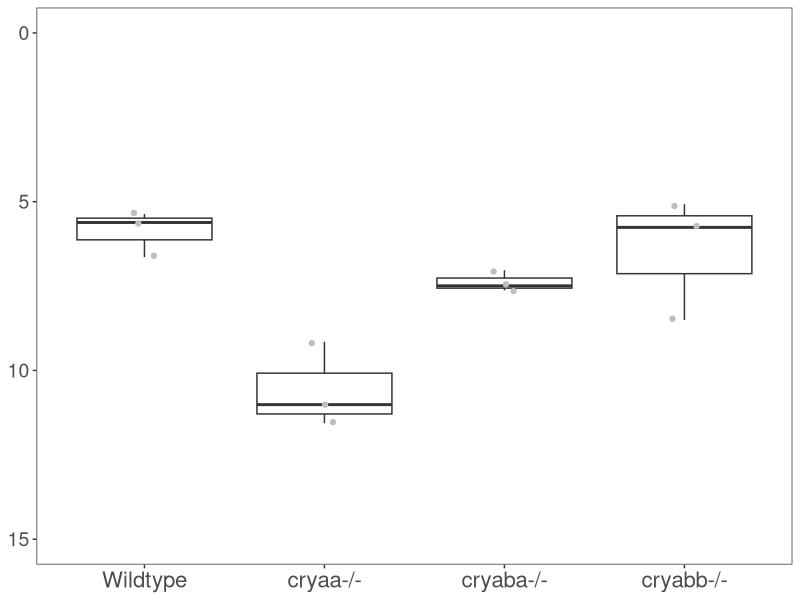
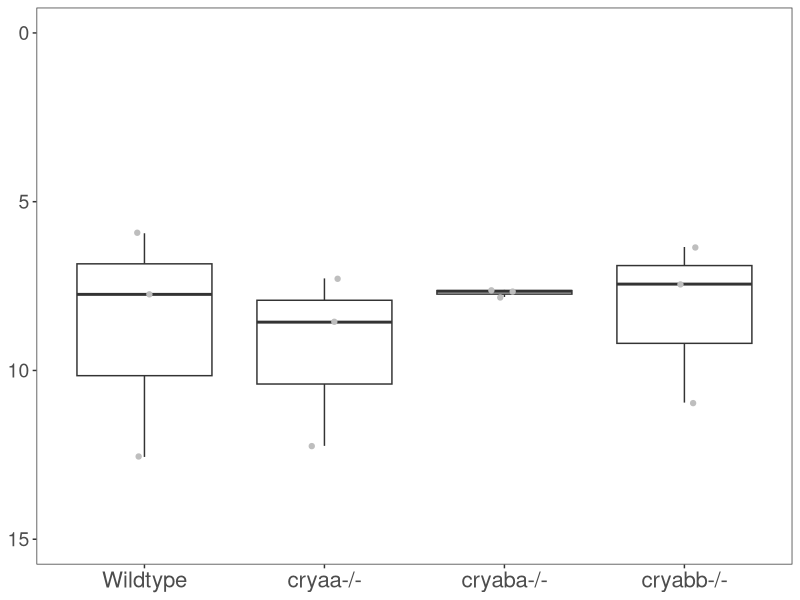
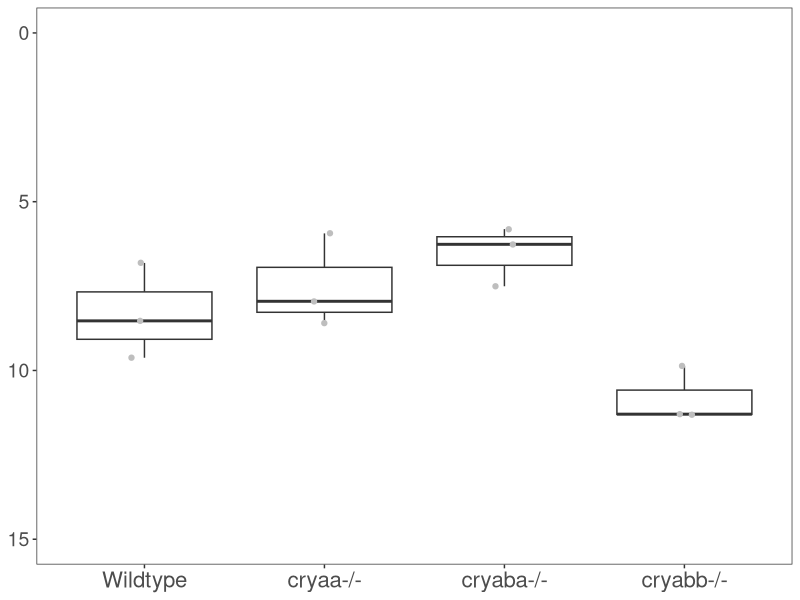
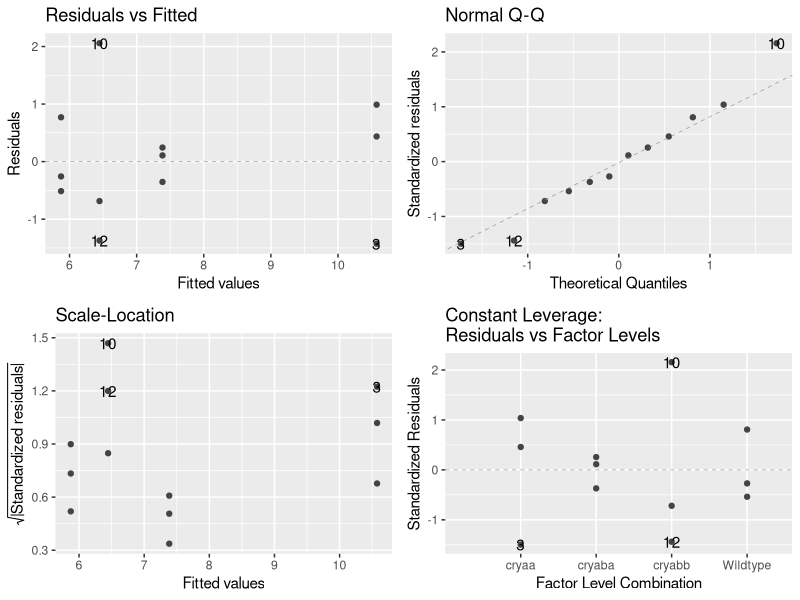
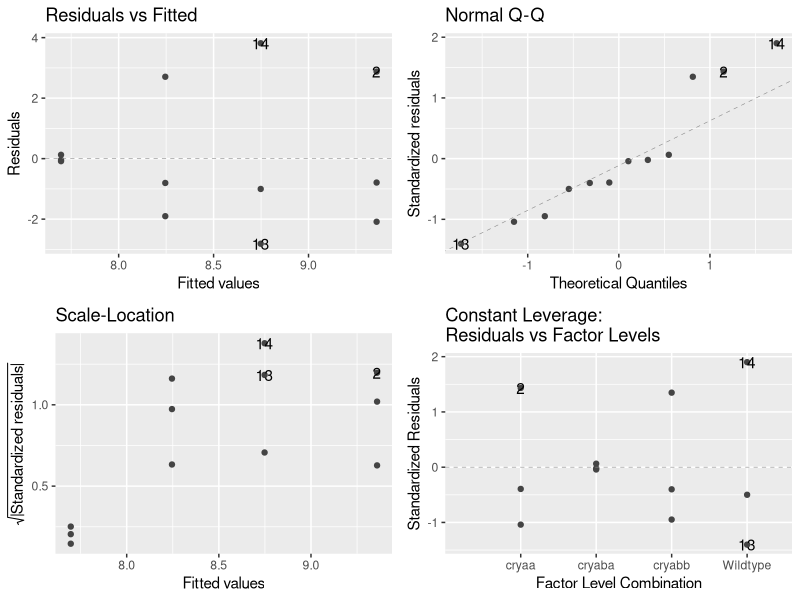
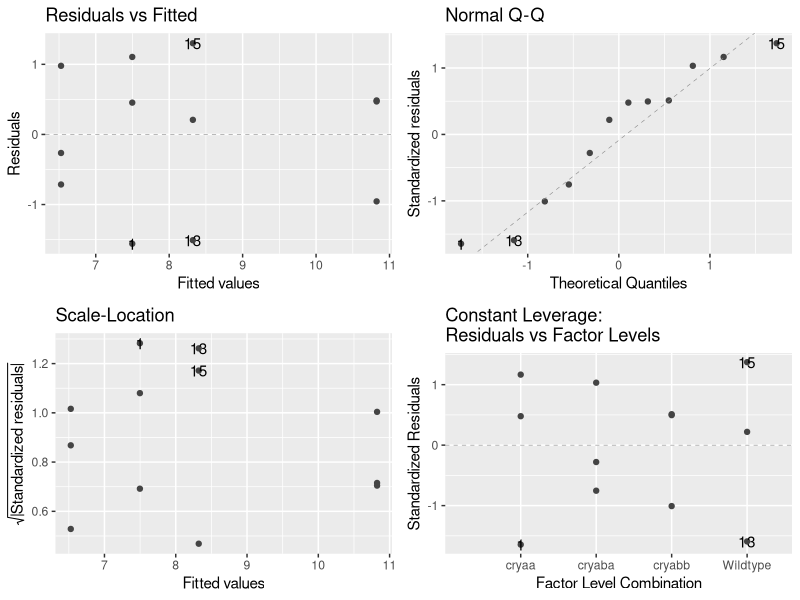
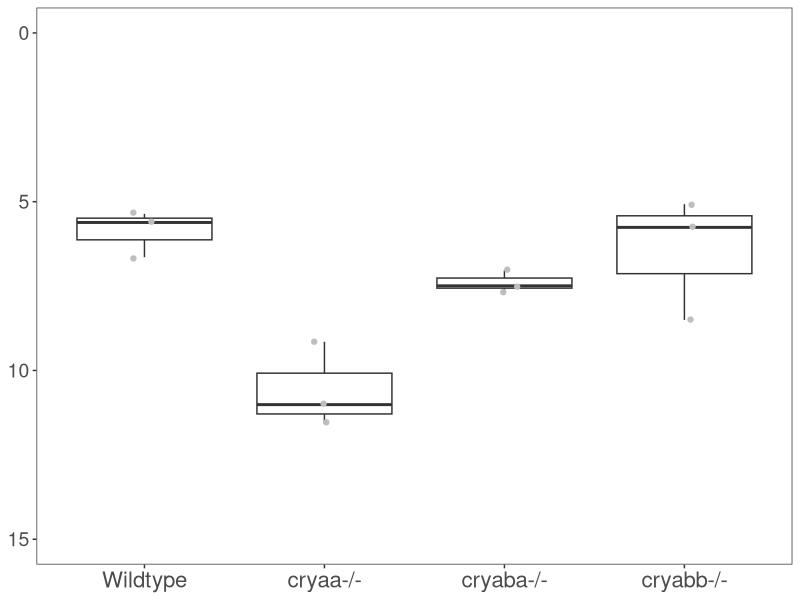
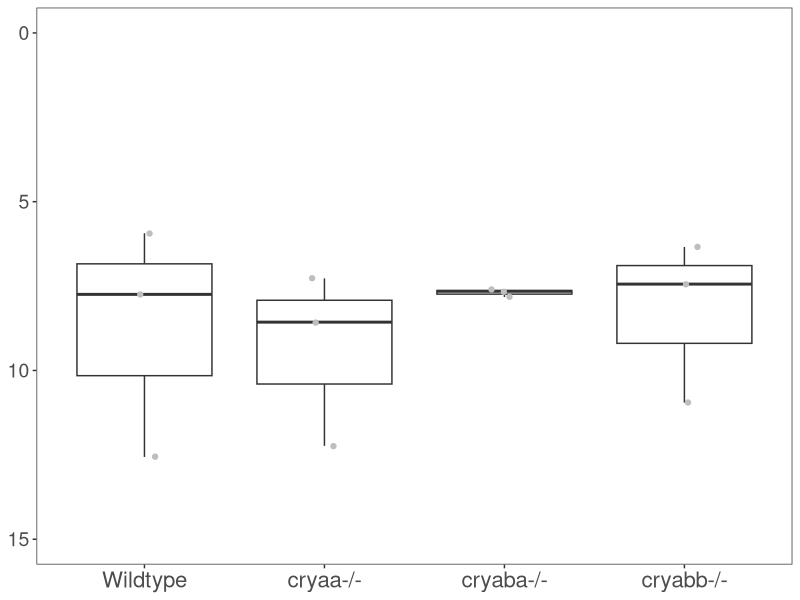

Recreate these plots in R, in order.
#Box plot of qPCR Cq values

#install libraries
library(dplyr)
library(ggplot2)
library(ggfortify)
library(readxl)


#import data
qPCR_data <- read_excel("Fig 7 qPCR data.xlsx")

#filter data for each gene
cryaa<-filter(qPCR_data, Gene == "cryaa")
cryaba<-filter(qPCR_data, Gene == "cryaba")
cryabb<-filter(qPCR_data, Gene == "cryabb")

#cryaa expression plot
ggplot(cryaa, aes(x=Sample, y=Delta_Ct)) +
  geom_boxplot(outlier.shape=NA)+
  geom_jitter(width=0.075, color="grey")+
  scale_y_reverse( lim=c(15,0))+
  labs(x=NULL, y=NULL)+
  theme_bw()+
  theme(axis.title.x = element_text(face="bold", size=16),
        axis.text.x = element_text(size=16),
        axis.text.y = element_text(size=14),
        axis.title.y = element_text(face="bold", size=15),
        panel.grid.major.x = element_blank(),
        panel.grid.minor.x = element_blank(),
        panel.grid.major.y = element_blank(),
        panel.grid.minor.y = element_blank())+
        scale_x_discrete(limits=c("Wildtype", "cryaa", "cryaba", "cryabb"), 
                   breaks=c("Wildtype", "cryaa", "cryaba", "cryabb"),
                   labels=c("Wildtype", "cryaa-/-", "cryaba-/-", "cryabb-/-"))

ggsave("cryaa qpcr plot.jpg", width = 6, height = 3, units = "in", dpi = 300)

#cryaba expression plot
ggplot(cryaba, aes(x=Sample, y=Delta_Ct)) +
  geom_boxplot(outlier.shape=NA)+
  geom_jitter(width=0.075, color="grey")+
  scale_y_reverse( lim=c(15,0))+
  labs(x=NULL, y=NULL)+
  theme_bw()+
  theme(axis.title.x = element_text(face="bold", size=16),
        axis.text.x = element_text(size=16),
        axis.text.y = element_text(size=14),
        axis.title.y = element_text(face="bold", size=15),
        panel.grid.major.x = element_blank(),
        panel.grid.minor.x = element_blank(),
        panel.grid.major.y = element_blank(),
        panel.grid.minor.y = element_blank())+
        scale_x_discrete(limits=c("Wildtype", "cryaa", "cryaba", "cryabb"), 
                   breaks=c("Wildtype", "cryaa", "cryaba", "cryabb"),
                   labels=c("Wildtype", "cryaa-/-", "cryaba-/-", "cryabb-/-"))

ggsave("cryaba qpcr plot.jpg", width = 6, height = 3, units = "in", dpi = 300)

#cryabb expression plot
ggplot(cryabb, aes(x=Sample, y=Delta_Ct)) +
  geom_boxplot(outlier.shape=NA)+
  geom_jitter(width=0.075, color="grey")+
  scale_y_reverse( lim=c(15,0))+
  labs(x=NULL, y=NULL)+
  theme_bw()+
  theme(axis.title.x = element_text(face="bold", size=16),
        axis.text.x = element_text(size=16),
        axis.text.y = element_text(size=14),
        axis.title.y = element_text(face="bold", size=15),
        panel.grid.major.x = element_blank(),
        panel.grid.minor.x = element_blank(),
        panel.grid.major.y = element_blank(),
        panel.grid.minor.y = element_blank())+
        scale_x_discrete(limits=c("Wildtype", "cryaa", "cryaba", "cryabb"), 
                   breaks=c("Wildtype", "cryaa", "cryaba", "cryabb"),
                   labels=c("Wildtype", "cryaa-/-", "cryaba-/-", "cryabb-/-"))

ggsave("cryabb qpcr plot.jpg", width = 6, height = 3, units = "in", dpi = 300)


#Run Statistics with Tukey Honest Significant Difference (HSD) post test adjusted p-values
#cryaa
aA_exp<-lm(Delta_Ct ~ Sample,
           data = cryaa)
autoplot(aA_exp, smooth.colour = NA)
anova(aA_exp)
summary(aA_exp)

TukeyHSD(aov(Delta_Ct ~ Sample,
             data = cryaa))
#cryaba
aBa_exp<-lm(Delta_Ct ~ Sample,
            data = cryaba)
autoplot(aBa_exp, smooth.colour = NA)
anova(aBa_exp)
summary(aBa_exp)

TukeyHSD(aov(Delta_Ct ~ Sample,
             data = cryaba))

#cryabb
aBb_exp<-lm(Delta_Ct ~ Sample,
            data = cryabb)
autoplot(aBb_exp, smooth.colour = NA)
anova(aBb_exp)
summary(aBb_exp)

TukeyHSD(aov(Delta_Ct ~ Sample,
             data = cryabb))
